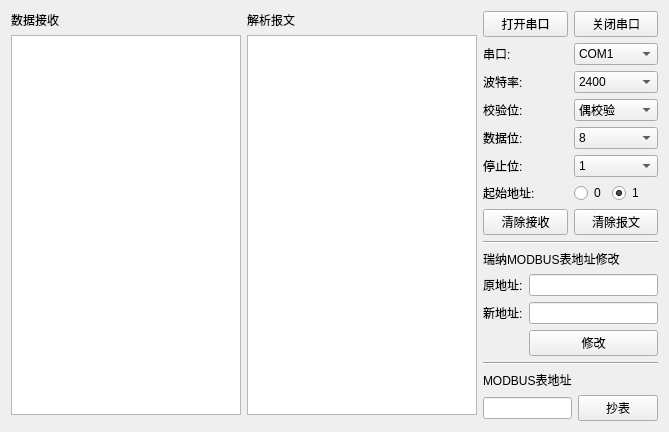
<?xml version="1.0" encoding="UTF-8"?>
<ui version="4.0">
 <class>MainWindow</class>
 <widget class="QMainWindow" name="MainWindow">
  <property name="geometry">
   <rect>
    <x>0</x>
    <y>0</y>
    <width>669</width>
    <height>398</height>
   </rect>
  </property>
  <property name="windowTitle">
   <string>MainWindow</string>
  </property>
  <widget class="QWidget" name="centralWidget">
   <layout class="QHBoxLayout" name="horizontalLayout">
    <item>
     <layout class="QGridLayout" name="gridLayout_6">
      <item row="0" column="0">
       <layout class="QGridLayout" name="gridLayout">
        <item row="2" column="1">
         <widget class="QTextEdit" name="textBrowser_2"/>
        </item>
        <item row="3" column="1">
         <widget class="Line" name="line">
          <property name="orientation">
           <enum>Qt::Vertical</enum>
          </property>
         </widget>
        </item>
        <item row="2" column="0">
         <widget class="QTextEdit" name="textBrowser">
          <property name="html">
           <string>&lt;!DOCTYPE HTML PUBLIC &quot;-//W3C//DTD HTML 4.0//EN&quot; &quot;http://www.w3.org/TR/REC-html40/strict.dtd&quot;&gt;
&lt;html&gt;&lt;head&gt;&lt;meta name=&quot;qrichtext&quot; content=&quot;1&quot; /&gt;&lt;style type=&quot;text/css&quot;&gt;
p, li { white-space: pre-wrap; }
&lt;/style&gt;&lt;/head&gt;&lt;body style=&quot; font-family:'SimSun'; font-size:9pt; font-weight:400; font-style:normal;&quot;&gt;
&lt;p style=&quot;-qt-paragraph-type:empty; margin-top:0px; margin-bottom:0px; margin-left:0px; margin-right:0px; -qt-block-indent:0; text-indent:0px;&quot;&gt;&lt;br /&gt;&lt;/p&gt;&lt;/body&gt;&lt;/html&gt;</string>
          </property>
         </widget>
        </item>
        <item row="1" column="0">
         <widget class="QLabel" name="label">
          <property name="text">
           <string>数据接收</string>
          </property>
         </widget>
        </item>
        <item row="1" column="1">
         <widget class="QLabel" name="label_8">
          <property name="text">
           <string>解析报文</string>
          </property>
         </widget>
        </item>
       </layout>
      </item>
      <item row="0" column="1">
       <layout class="QGridLayout" name="gridLayout_5">
        <item row="0" column="0">
         <layout class="QGridLayout" name="gridLayout_4">
          <item row="0" column="0">
           <widget class="QPushButton" name="openMyComBtn">
            <property name="text">
             <string>打开串口</string>
            </property>
           </widget>
          </item>
          <item row="0" column="1">
           <widget class="QPushButton" name="closeMyComBtn">
            <property name="text">
             <string>关闭串口</string>
            </property>
           </widget>
          </item>
          <item row="1" column="0">
           <widget class="QLabel" name="label_3">
            <property name="text">
             <string>串口:</string>
            </property>
           </widget>
          </item>
          <item row="1" column="1">
           <widget class="QComboBox" name="portNameComboBox">
            <item>
             <property name="text">
              <string>COM1</string>
             </property>
            </item>
            <item>
             <property name="text">
              <string>COM2</string>
             </property>
            </item>
            <item>
             <property name="text">
              <string>COM3</string>
             </property>
            </item>
            <item>
             <property name="text">
              <string>COM4</string>
             </property>
            </item>
            <item>
             <property name="text">
              <string>COM5</string>
             </property>
            </item>
            <item>
             <property name="text">
              <string>COM6</string>
             </property>
            </item>
            <item>
             <property name="text">
              <string>COM7</string>
             </property>
            </item>
            <item>
             <property name="text">
              <string>COM8</string>
             </property>
            </item>
            <item>
             <property name="text">
              <string>COM9</string>
             </property>
            </item>
            <item>
             <property name="text">
              <string>COM10</string>
             </property>
            </item>
            <item>
             <property name="text">
              <string>COM11</string>
             </property>
            </item>
            <item>
             <property name="text">
              <string>COM12</string>
             </property>
            </item>
            <item>
             <property name="text">
              <string>COM13</string>
             </property>
            </item>
            <item>
             <property name="text">
              <string>COM14</string>
             </property>
            </item>
            <item>
             <property name="text">
              <string>COM15</string>
             </property>
            </item>
            <item>
             <property name="text">
              <string>COM16</string>
             </property>
            </item>
            <item>
             <property name="text">
              <string>COM17</string>
             </property>
            </item>
            <item>
             <property name="text">
              <string>COM18</string>
             </property>
            </item>
            <item>
             <property name="text">
              <string>COM19</string>
             </property>
            </item>
            <item>
             <property name="text">
              <string>COM20</string>
             </property>
            </item>
            <item>
             <property name="text">
              <string>COM21</string>
             </property>
            </item>
            <item>
             <property name="text">
              <string>COM22</string>
             </property>
            </item>
            <item>
             <property name="text">
              <string>COM23</string>
             </property>
            </item>
            <item>
             <property name="text">
              <string>COM24</string>
             </property>
            </item>
            <item>
             <property name="text">
              <string>COM25</string>
             </property>
            </item>
           </widget>
          </item>
          <item row="2" column="0">
           <widget class="QLabel" name="label_4">
            <property name="text">
             <string>波特率:</string>
            </property>
           </widget>
          </item>
          <item row="2" column="1">
           <widget class="QComboBox" name="baudRateComboBox">
            <item>
             <property name="text">
              <string>2400</string>
             </property>
            </item>
            <item>
             <property name="text">
              <string>4800</string>
             </property>
            </item>
            <item>
             <property name="text">
              <string>1200</string>
             </property>
            </item>
            <item>
             <property name="text">
              <string>9600</string>
             </property>
            </item>
            <item>
             <property name="text">
              <string>115200</string>
             </property>
            </item>
            <item>
             <property name="text">
              <string>300</string>
             </property>
            </item>
            <item>
             <property name="text">
              <string>600</string>
             </property>
            </item>
           </widget>
          </item>
          <item row="3" column="0">
           <widget class="QLabel" name="label_5">
            <property name="text">
             <string>校验位:</string>
            </property>
           </widget>
          </item>
          <item row="3" column="1">
           <widget class="QComboBox" name="parityComboBox">
            <item>
             <property name="text">
              <string>偶校验</string>
             </property>
            </item>
            <item>
             <property name="text">
              <string>奇校验</string>
             </property>
            </item>
            <item>
             <property name="text">
              <string>无校验</string>
             </property>
            </item>
           </widget>
          </item>
          <item row="4" column="0">
           <widget class="QLabel" name="label_6">
            <property name="text">
             <string>数据位:</string>
            </property>
           </widget>
          </item>
          <item row="4" column="1">
           <widget class="QComboBox" name="dataBitsComboBox">
            <item>
             <property name="text">
              <string>8</string>
             </property>
            </item>
            <item>
             <property name="text">
              <string>7</string>
             </property>
            </item>
            <item>
             <property name="text">
              <string>6</string>
             </property>
            </item>
            <item>
             <property name="text">
              <string>5</string>
             </property>
            </item>
           </widget>
          </item>
          <item row="5" column="0">
           <widget class="QLabel" name="label_7">
            <property name="text">
             <string>停止位:</string>
            </property>
           </widget>
          </item>
          <item row="5" column="1">
           <widget class="QComboBox" name="stopBitsComboBox">
            <item>
             <property name="text">
              <string>1</string>
             </property>
            </item>
            <item>
             <property name="text">
              <string>2</string>
             </property>
            </item>
           </widget>
          </item>
          <item row="6" column="0">
           <widget class="QLabel" name="label_13">
            <property name="text">
             <string>起始地址:</string>
            </property>
           </widget>
          </item>
          <item row="6" column="1">
           <layout class="QFormLayout" name="formLayout">
            <item row="0" column="0">
             <widget class="QRadioButton" name="radioButton">
              <property name="text">
               <string>0</string>
              </property>
             </widget>
            </item>
            <item row="0" column="1">
             <widget class="QRadioButton" name="radioButton_2">
              <property name="text">
               <string>1</string>
              </property>
              <property name="checked">
               <bool>true</bool>
              </property>
             </widget>
            </item>
           </layout>
          </item>
          <item row="7" column="0">
           <widget class="QPushButton" name="pushButton">
            <property name="text">
             <string>清除接收</string>
            </property>
           </widget>
          </item>
          <item row="7" column="1">
           <widget class="QPushButton" name="pushButton_2">
            <property name="text">
             <string>清除报文</string>
            </property>
           </widget>
          </item>
         </layout>
        </item>
        <item row="1" column="0">
         <layout class="QGridLayout" name="gridLayout_3">
          <item row="1" column="0" colspan="2">
           <widget class="QLabel" name="label_12">
            <property name="text">
             <string>瑞纳MODBUS表地址修改</string>
            </property>
           </widget>
          </item>
          <item row="2" column="0">
           <widget class="QLabel" name="label_10">
            <property name="text">
             <string>原地址:</string>
            </property>
           </widget>
          </item>
          <item row="2" column="1">
           <widget class="QLineEdit" name="oldaddr_lineEdit"/>
          </item>
          <item row="3" column="0">
           <widget class="QLabel" name="label_11">
            <property name="text">
             <string>新地址:</string>
            </property>
           </widget>
          </item>
          <item row="3" column="1">
           <widget class="QLineEdit" name="newaddr_lineEdit_2"/>
          </item>
          <item row="4" column="1">
           <widget class="QPushButton" name="revise_pushButton_3">
            <property name="text">
             <string>修改</string>
            </property>
           </widget>
          </item>
          <item row="0" column="0" colspan="2">
           <widget class="Line" name="line_3">
            <property name="orientation">
             <enum>Qt::Horizontal</enum>
            </property>
           </widget>
          </item>
         </layout>
        </item>
        <item row="2" column="0">
         <layout class="QGridLayout" name="gridLayout_2">
          <item row="1" column="0">
           <widget class="QLabel" name="label_2">
            <property name="text">
             <string>MODBUS表地址</string>
            </property>
           </widget>
          </item>
          <item row="2" column="0">
           <widget class="QLineEdit" name="sendMsgLineEdit">
            <property name="text">
             <string/>
            </property>
           </widget>
          </item>
          <item row="2" column="1">
           <widget class="QPushButton" name="sendMsgBtn">
            <property name="text">
             <string>抄表</string>
            </property>
           </widget>
          </item>
          <item row="0" column="0" colspan="2">
           <widget class="Line" name="line_4">
            <property name="orientation">
             <enum>Qt::Horizontal</enum>
            </property>
           </widget>
          </item>
         </layout>
        </item>
       </layout>
      </item>
     </layout>
    </item>
   </layout>
  </widget>
 </widget>
 <layoutdefault spacing="6" margin="11"/>
 <resources/>
 <connections/>
</ui>
